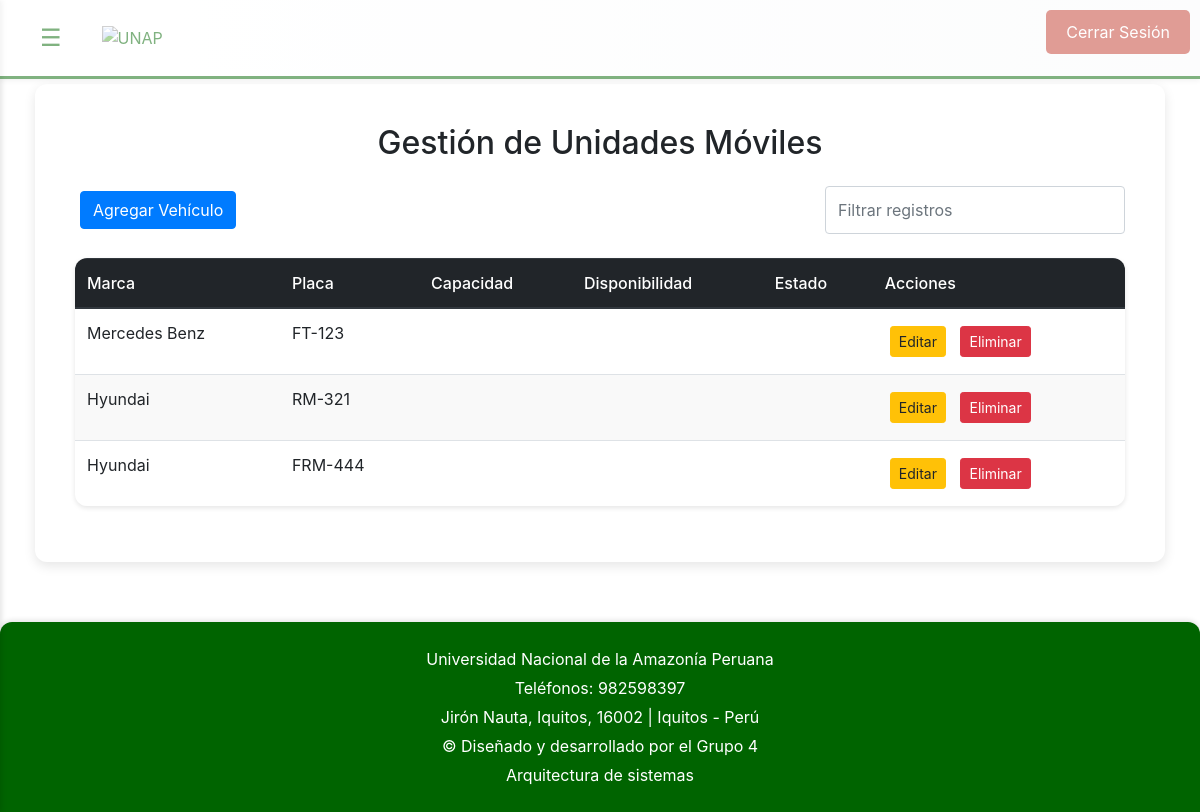
Page /gestion_unidades.php (signed in) on the committed database.
### tables this page shows
CREATE TABLE IF NOT EXISTS `vehiculos` (
  `id` int NOT NULL AUTO_INCREMENT,
  `marca` varchar(50) NOT NULL,
  `placa` varchar(50) NOT NULL,
  `ruta` varchar(50) NOT NULL,
  `horario` varchar(50) NOT NULL,
  PRIMARY KEY (`id`)
);

### public/gestion_unidades.php (the view, shortened to what this page needs)
<?php
$conn = getDBConnection();
$sql = "SELECT v.* FROM vehiculos v";
$result = $conn->query($sql);
$vehiculos = [];
if ($result->num_rows > 0) {
    while ($row = $result->fetch_assoc()) {
        $vehiculos[] = $row;
    }
}
?>
<!DOCTYPE html>
<html lang="es">
    <head>
        <link rel="stylesheet" href="https://maxcdn.bootstrapcdn.com/bootstrap/4.0.0/css/bootstrap.min.css">
        <link rel="stylesheet" href="css/tabla.css">
        <link rel="stylesheet" href="css/boton.css">
        <link rel="stylesheet" href="css/gestion_unidades.css">
    </head>
    <body>
        <?php include '../src/views/header.php'; ?>
        <div class="d-flex">
            <div class="container-fluid mt-4" id="main-content">
                <main>
                    <section class="section">
                        <h2 class="text-center mb-4">Gestión de Unidades Móviles</h2>
                        <div class="d-flex justify-content-between mb-4">
                            <button type="button" class="btn btn-primary" data-toggle="modal" data-target="#vehicleModal" onclick="openAddModal()">
                                Agregar Vehículo
                            </button>
                            <input type="text" id="search" onkeyup="filterTable()" class="form-control w-50" placeholder="Filtrar registros">
                        </div>
                        <?php if (empty($vehiculos)): ?>
                            <p class="no-results text-center">No se encontró similitud</p>
                        <?php else: ?>
                            <table class="table table-striped" id="vehicleTable">
                                <thead class="thead-dark">
                                    <tr>
                                        <th>Marca</th>
                                        <th>Placa</th>
                                        <th>Capacidad</th>
                                        <th>Disponibilidad</th>
                                        <th>Estado</th>
                                        <th>Acciones</th>
                                    </tr>
                                </thead>
                                <tbody>
                                    <?php foreach ($vehiculos as $vehiculo): ?>
                                        <tr>
                                            <td><?php echo htmlspecialchars($vehiculo['marca']); ?></td>
                                            <td><?php echo htmlspecialchars($vehiculo['placa']); ?></td>
                                            <td><?php echo htmlspecialchars($vehiculo['capacidad']); ?></td>
                                            <td><?php echo htmlspecialchars($vehiculo['disponibilidad']); ?></td>
                                            <td><?php echo htmlspecialchars($vehiculo['estado']); ?></td>
                                            <td>
                                                <button onclick="openEditModal('<?php echo $vehiculo['id']; ?>', '<?php echo htmlspecialchars($vehiculo['marca']); ?>', '<?php echo htmlspecialchars($vehiculo['placa']); ?>', '<?php echo htmlspecialchars($vehiculo['capacidad']); ?>')" class="btn btn-warning btn-sm">Editar</button>
                                                <button onclick="openDeleteModal('<?php echo $vehiculo['id']; ?>')" class="btn btn-danger btn-sm">Eliminar</button>
                                            </td>
                                        </tr>
                                    <?php endforeach; ?>
                                </tbody>
                            </table>
                        <?php endif; ?>
                    </section>
                </main>
            </div>
        </div>
        <?php include '../src/views/footer.php'; ?>
    </body>
</html>

### public/css/tabla.css (style rules this page uses)
body { font-family: 'Roboto', sans-serif; background-color: #f5f7fa; margin: 0; padding: 0; }
h2 { text-align: center; margin-top: 20px; color: #333; font-size: 2em; font-weight: 300; }
table { width: 100%; border-collapse: collapse; margin-top: 20px; box-shadow: 0 2px 5px rgba(0, 0, 0, 0.1); border-radius: 12px; overflow: hidden; }
th, td { padding: 12px; text-align: left; border-bottom: 1px solid #d1d1d1; }
th { background-color: #006400; color: #fff; font-weight: 500; }
td { background-color: #fff; }
tr:nth-child(even) td { background-color: #f9f9f9; }
button { background-color: #006400; color: white; border: none; cursor: pointer; padding: 10px 20px; border-radius: 4px; font-size: 16px; transition: background-color 0.3s; }
.table { width: 100%; border-collapse: collapse; margin: 20px 0; box-shadow: 0 2px 5px rgba(0, 0, 0, 0.1); border-radius: 12px; overflow: hidden; }
.table th, .table td { padding: 12px; border: none; text-align: left; }
.table th { background-color: #006400; color: white; font-weight: 500; }

### public/css/boton.css (style rules this page uses)
.btn { display: inline-block; padding: 10px 20px; font-size: 14px; text-align: center; text-decoration: none; border: none; border-radius: 4px; margin: 5px; cursor: pointer; }

### public/css/gestion_unidades.css (style rules this page uses)
.section { margin: 20px; }
.btn-primary { background-color: #006400; border-color: #006400; }
.btn-warning { background-color: #FFD700; border-color: #FFD700; color: #006400; }
.btn-danger { background-color: #ff4c4c; border-color: #ff4c4c; }
.table-striped tbody tr:nth-of-type(odd) { background-color: rgba(0, 100, 0, 0.05); }
.thead-dark th { background-color: #006400; color: white; }
.table td, .table th { vertical-align: middle; }
.form-control { border-radius: 5px; }
input#search { max-width: 300px; }

### public/css/header-sidebar.css (style rules this page uses)
body { font-family: 'Roboto', sans-serif; margin: 0; padding: 0; background: #f8f9fa; color: #343a40; }

### public/css/contenido-principal.css (style rules this page uses)
main { padding: 40px 20px; max-width: 1200px; margin: 0 auto; }
.section { text-align: center; background: white; padding: 40px; border-radius: 12px; box-shadow: 0 4px 12px rgba(0, 0, 0, 0.1); margin: 20px 0; }

### public/css/botones.css (style rules this page uses)
button { background-color: #006400; color: white; border: none; cursor: pointer; padding: 10px 20px; border-radius: 5px; font-size: 16px; transition: background-color 0.3s; }

### rows in the picture
vehiculos: marca "Mercedes Benz", placa "FT-123"
vehiculos: marca "Hyundai", placa "RM-321"
vehiculos: marca "Hyundai", placa "FRM-444"
